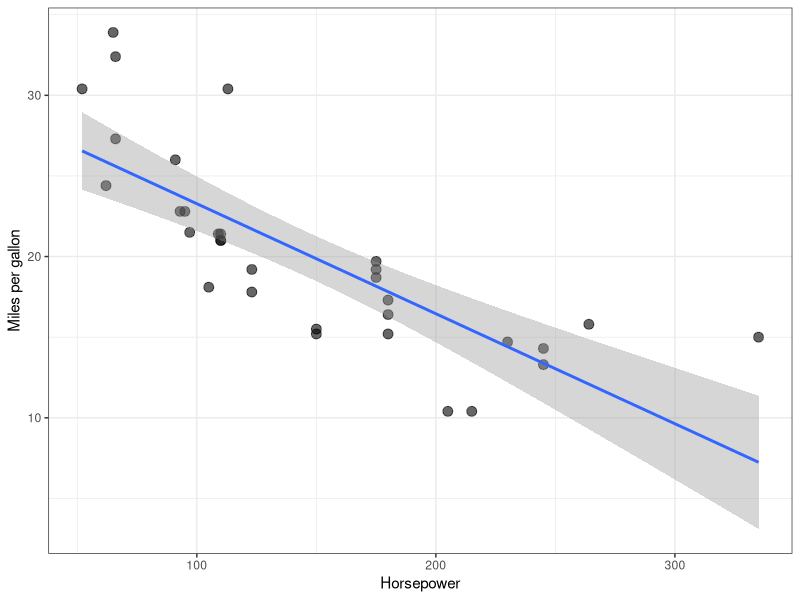
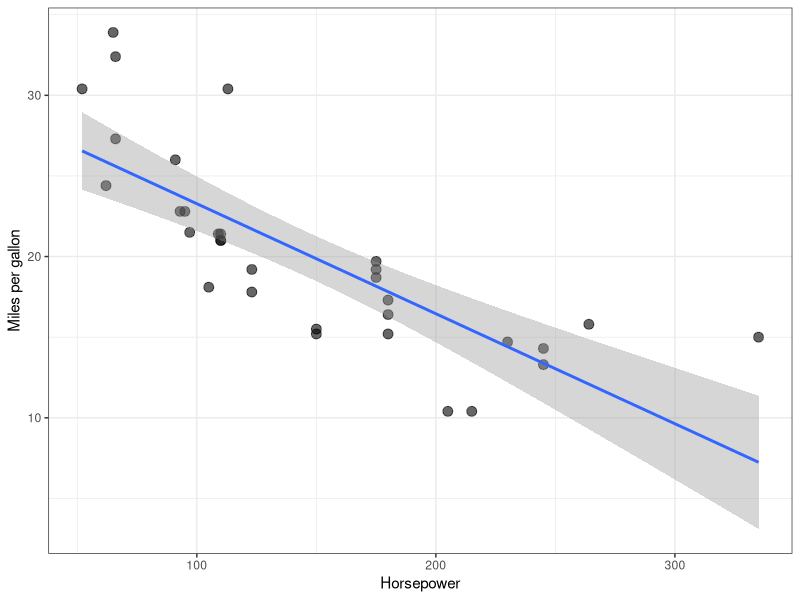

These figures' R source, in order:

lm(mpg ~ hp, data = mtcars)

library(tidyverse)
ggplot(data = mtcars, aes(x = hp, y = mpg)) +
  geom_point(size = 3, alpha = 0.6) +
  geom_smooth(method = "lm") + 
  labs(x = "Horsepower", y = "Miles per gallon") +
  theme_bw()
ggsave("plots/reg_example.pdf", width = 5, height = 3)  
